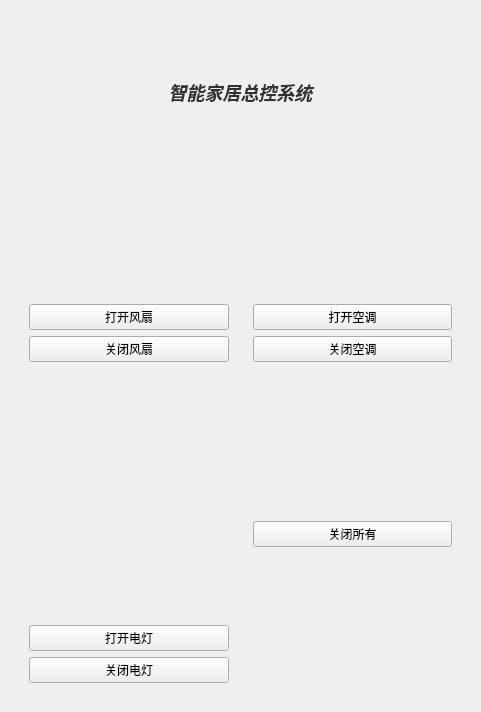
<?xml version="1.0" encoding="UTF-8"?>
<ui version="4.0">
 <class>Smart_home</class>
 <widget class="QWidget" name="Smart_home">
  <property name="geometry">
   <rect>
    <x>0</x>
    <y>0</y>
    <width>481</width>
    <height>712</height>
   </rect>
  </property>
  <property name="windowTitle">
   <string>Form</string>
  </property>
  <property name="styleSheet">
   <string notr="true"/>
  </property>
  <layout class="QVBoxLayout" name="verticalLayout_14">
   <item>
    <widget class="QWidget" name="widget" native="true">
     <layout class="QVBoxLayout" name="verticalLayout_12">
      <item>
       <layout class="QVBoxLayout" name="verticalLayout_11">
        <item>
         <layout class="QVBoxLayout" name="verticalLayout_10">
          <item>
           <layout class="QVBoxLayout" name="verticalLayout_9">
            <property name="spacing">
             <number>0</number>
            </property>
            <item>
             <widget class="QWidget" name="widget_5" native="true">
              <layout class="QVBoxLayout" name="verticalLayout_8">
               <item>
                <layout class="QHBoxLayout" name="horizontalLayout">
                 <property name="spacing">
                  <number>4</number>
                 </property>
                 <item>
                  <spacer name="horizontalSpacer">
                   <property name="orientation">
                    <enum>Qt::Horizontal</enum>
                   </property>
                   <property name="sizeHint" stdset="0">
                    <size>
                     <width>40</width>
                     <height>20</height>
                    </size>
                   </property>
                  </spacer>
                 </item>
                 <item>
                  <widget class="QPushButton" name="pushButton_min">
                   <property name="minimumSize">
                    <size>
                     <width>32</width>
                     <height>32</height>
                    </size>
                   </property>
                   <property name="maximumSize">
                    <size>
                     <width>32</width>
                     <height>32</height>
                    </size>
                   </property>
                   <property name="styleSheet">
                    <string notr="true">
QPushButton {
border: none;
	border-image: url(:/tu/最小化.png);
background-color: transparent; /* 设置按钮的默认背景透明 */
border-radius: 5px; /* 设置按钮的圆角 */
padding: 5px 10px; /* 设置按钮的内边距 */
}

QPushButton:hover {
background-color: rgba(0, 0, 0, 0.1); /* 设置鼠标悬停时的背景颜色，使用半透明效果 */
}

QPushButton:pressed {
background-color: rgba(0, 0, 0, 0.2); /* 设置按钮按压时的背景颜色，使用半透明效果 */
border: 1px solid rgba(0, 0, 0, 0.3); /* 设置按钮按压时的边框，使用半透明效果 */
padding: 4px 9px; /* 调整按压时的内边距，模拟按压效果 */
}
</string>
                   </property>
                   <property name="text">
                    <string/>
                   </property>
                  </widget>
                 </item>
                 <item>
                  <widget class="QPushButton" name="pushButton_close">
                   <property name="minimumSize">
                    <size>
                     <width>25</width>
                     <height>25</height>
                    </size>
                   </property>
                   <property name="maximumSize">
                    <size>
                     <width>25</width>
                     <height>25</height>
                    </size>
                   </property>
                   <property name="styleSheet">
                    <string notr="true">
QPushButton {
border: none;
border-image: url(:/tu/关闭.png);
background-color: transparent; /* 设置按钮的默认背景透明 */
border-radius: 5px; /* 设置按钮的圆角 */
padding: 5px 10px; /* 设置按钮的内边距 */
}

QPushButton:hover {
background-color: rgba(0, 0, 0, 0.1); /* 设置鼠标悬停时的背景颜色，使用半透明效果 */
}

QPushButton:pressed {
background-color: rgba(0, 0, 0, 0.2); /* 设置按钮按压时的背景颜色，使用半透明效果 */
border: 1px solid rgba(0, 0, 0, 0.3); /* 设置按钮按压时的边框，使用半透明效果 */
padding: 4px 9px; /* 调整按压时的内边距，模拟按压效果 */
}
</string>
                   </property>
                   <property name="text">
                    <string/>
                   </property>
                  </widget>
                 </item>
                </layout>
               </item>
              </layout>
             </widget>
            </item>
            <item>
             <widget class="QWidget" name="widget_6" native="true">
              <property name="maximumSize">
               <size>
                <width>16777215</width>
                <height>977</height>
               </size>
              </property>
              <layout class="QVBoxLayout" name="verticalLayout_3">
               <item>
                <widget class="QLabel" name="label_4">
                 <property name="styleSheet">
                  <string notr="true">#label_4 {
    font-family: 'Arial', sans-serif; /* 设置字体为Arial，后备字体为无衬线字体 */
    font-size: 18px;                  /* 设置字体大小 */
    color: rgb(50, 50, 50);           /* 设置字体颜色为深灰色 */
    font-weight: bold;                 /* 设置字体为加粗 */
    font-style: italic;                /* 设置字体为斜体 */
    line-height: 60px;                 /* 根据标签的高度设置行高，使字体垂直居中 */
    text-align: center;                /* 文本水平居中对齐 */
    height: 60px;                      /* 设置标签的高度 */
    width: 100%;                       /* 让标签宽度占满容器 */
}
</string>
                 </property>
                 <property name="text">
                  <string>智能家居总控系统</string>
                 </property>
                 <property name="alignment">
                  <set>Qt::AlignCenter</set>
                 </property>
                </widget>
               </item>
              </layout>
             </widget>
            </item>
           </layout>
          </item>
          <item>
           <layout class="QHBoxLayout" name="horizontalLayout_2">
            <item>
             <widget class="QWidget" name="widget_2" native="true">
              <layout class="QVBoxLayout" name="verticalLayout_2">
               <item>
                <layout class="QVBoxLayout" name="verticalLayout">
                 <item>
                  <widget class="QLabel" name="label">
                   <property name="minimumSize">
                    <size>
                     <width>45</width>
                     <height>100</height>
                    </size>
                   </property>
                   <property name="styleSheet">
                    <string notr="true">border-image: url(:/chat_lib/风扇.png);</string>
                   </property>
                   <property name="text">
                    <string/>
                   </property>
                  </widget>
                 </item>
                 <item>
                  <widget class="QPushButton" name="pushButton">
                   <property name="text">
                    <string>打开风扇</string>
                   </property>
                  </widget>
                 </item>
                 <item>
                  <widget class="QPushButton" name="pushButton_2">
                   <property name="text">
                    <string>关闭风扇</string>
                   </property>
                  </widget>
                 </item>
                </layout>
               </item>
              </layout>
             </widget>
            </item>
            <item>
             <widget class="QWidget" name="widget_3" native="true">
              <property name="minimumSize">
               <size>
                <width>0</width>
                <height>250</height>
               </size>
              </property>
              <layout class="QVBoxLayout" name="verticalLayout_6">
               <item>
                <layout class="QVBoxLayout" name="verticalLayout_4">
                 <item>
                  <widget class="QLabel" name="label_2">
                   <property name="minimumSize">
                    <size>
                     <width>45</width>
                     <height>45</height>
                    </size>
                   </property>
                   <property name="styleSheet">
                    <string notr="true">border-image: url(:/chat_lib/空调.png);</string>
                   </property>
                   <property name="text">
                    <string/>
                   </property>
                  </widget>
                 </item>
                 <item>
                  <widget class="QPushButton" name="pushButton_3">
                   <property name="text">
                    <string>打开空调</string>
                   </property>
                  </widget>
                 </item>
                 <item>
                  <widget class="QPushButton" name="pushButton_4">
                   <property name="text">
                    <string>关闭空调</string>
                   </property>
                  </widget>
                 </item>
                </layout>
               </item>
              </layout>
             </widget>
            </item>
           </layout>
          </item>
         </layout>
        </item>
        <item>
         <layout class="QHBoxLayout" name="horizontalLayout_3">
          <item>
           <widget class="QWidget" name="widget_4" native="true">
            <layout class="QVBoxLayout" name="verticalLayout_7">
             <item>
              <layout class="QVBoxLayout" name="verticalLayout_5">
               <item>
                <widget class="QLabel" name="label_3">
                 <property name="minimumSize">
                  <size>
                   <width>45</width>
                   <height>45</height>
                  </size>
                 </property>
                 <property name="styleSheet">
                  <string notr="true">border-image: url(:/chat_lib/电灯泡.png);</string>
                 </property>
                 <property name="text">
                  <string/>
                 </property>
                </widget>
               </item>
               <item>
                <widget class="QPushButton" name="pushButton_5">
                 <property name="text">
                  <string>打开电灯</string>
                 </property>
                </widget>
               </item>
               <item>
                <widget class="QPushButton" name="pushButton_6">
                 <property name="text">
                  <string>关闭电灯</string>
                 </property>
                </widget>
               </item>
              </layout>
             </item>
            </layout>
           </widget>
          </item>
          <item>
           <widget class="QWidget" name="widget_7" native="true">
            <layout class="QVBoxLayout" name="verticalLayout_13">
             <item>
              <widget class="QPushButton" name="pushButton_7">
               <property name="text">
                <string>关闭所有</string>
               </property>
              </widget>
             </item>
            </layout>
           </widget>
          </item>
         </layout>
        </item>
       </layout>
      </item>
     </layout>
    </widget>
   </item>
  </layout>
 </widget>
 <resources/>
 <connections/>
</ui>
